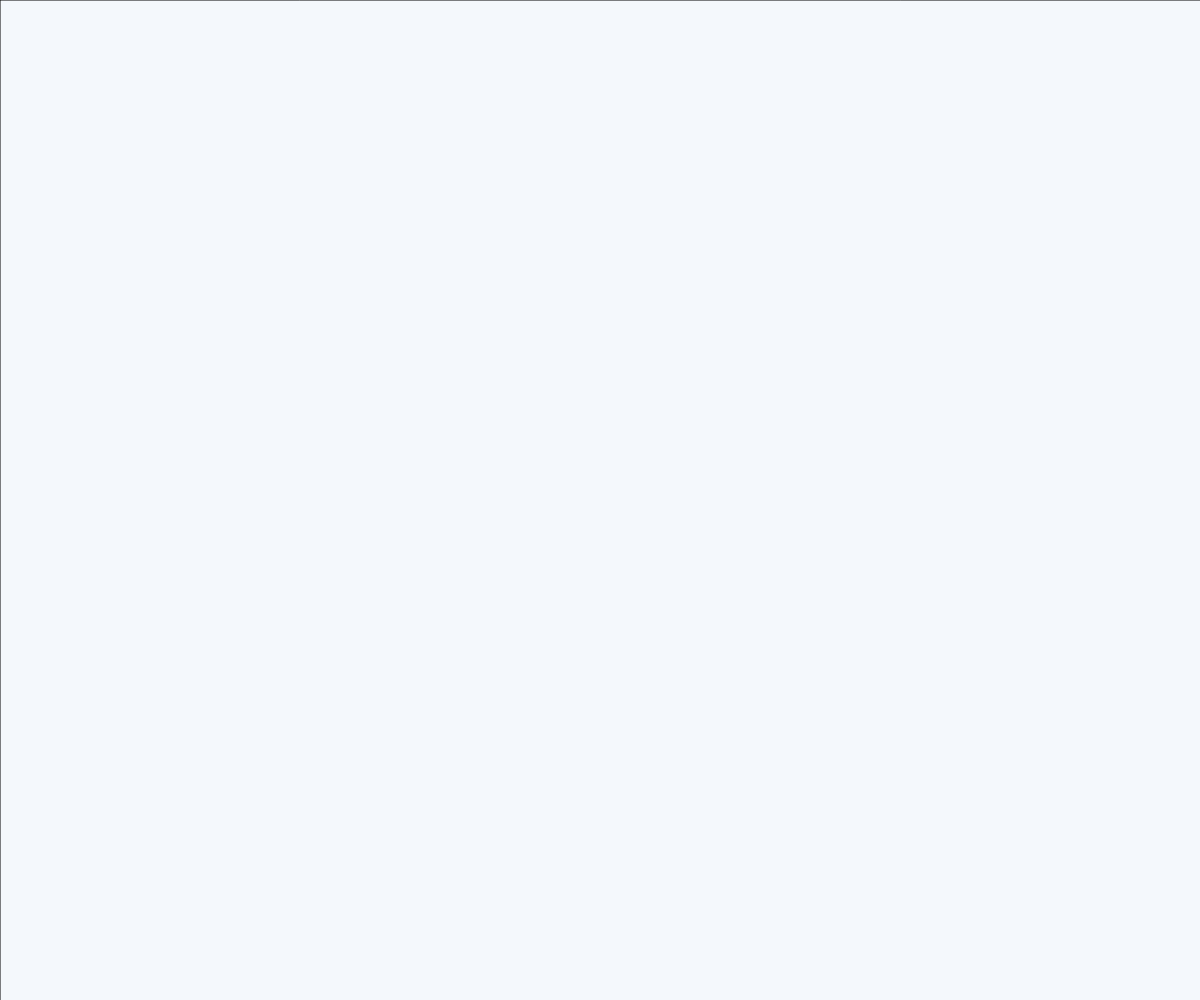
Frame 1 (no input)
Frame 60 (no input): identical to frame 1, image omitted
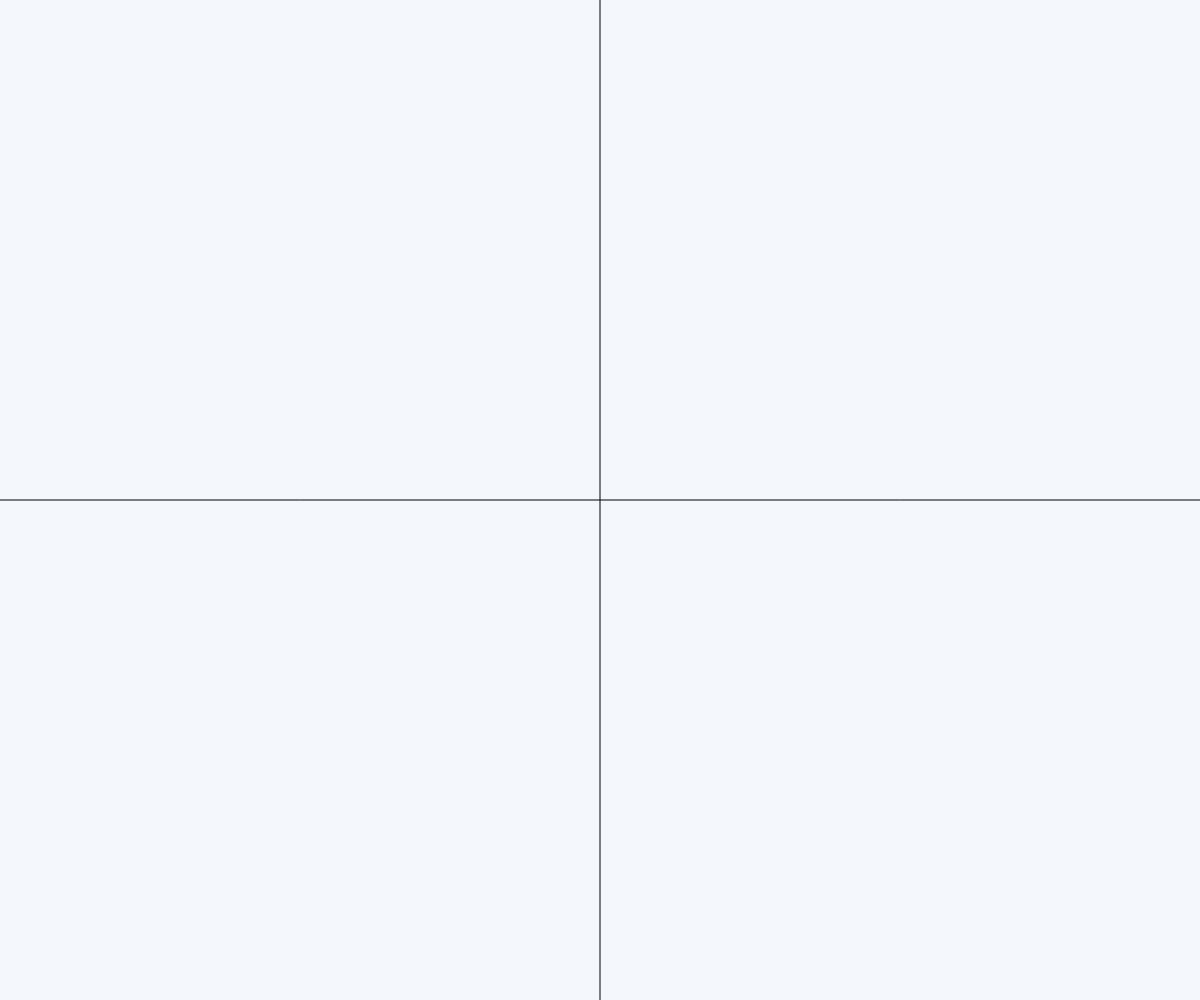
Frame 120 (the mouse pressed at the canvas centre since frame 60)

The p5.js sketch that drew these frames (run headless with seeded random() and noise() and a simulated clock; from frame 60 on, the mouse is pressed at the canvas centre):

// p5.js sketch
// ── sketch.js

/**This code creates a cross hair (two perpendicular lines) that span the entire x & y axis and move along with the x & y points of the mouse */

function setup() {
    
  createCanvas(windowWidth, windowHeight); // make a canvas the size of the screen
 
}


 function draw() {
  background(244, 248, 252); // change the colour of the background 
  line(mouseX, 0, mouseX, windowHeight); // create a vertical line that follows the cursor on the "x-axis"
  line(0, mouseY, windowWidth, mouseY); // create a horizontal line that follows the cursor on the "y-axis"

}


function windowResized() {
  resizeCanvas(windowWidth, windowHeight); // resize canvas if the screen size changes
}
